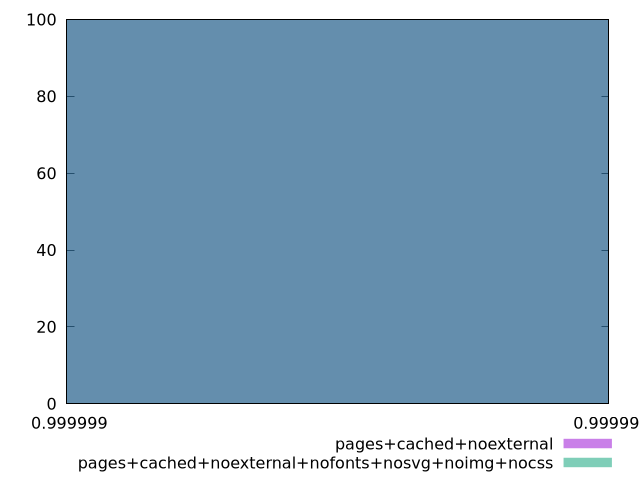

Generate this figure with gnuplot:
$_pagesCachedNoexternal <<EOF
0.9999993380488859 100
EOF
$_pagesCachedNoexternalNofontsNosvgNoimgNocss <<EOF
0.9999993380488859 100
EOF
set key outside below
set terminal pngcairo
set output "report_00004_2020-11-02T20-21-41.718Z/estimated-input-latency/estimated-input-latency_pages+cached+noexternal_pages+cached+noexternal+nofonts+nosvg+noimg+nocss+hist.png"
set boxwidth 4.323062270729413e-16
set style fill transparent solid 0.5 noborder
set yrange [0:100]
plot $_pagesCachedNoexternal title "pages+cached+noexternal" with boxes ,$_pagesCachedNoexternalNofontsNosvgNoimgNocss title "pages+cached+noexternal+nofonts+nosvg+noimg+nocss" with boxes ,
